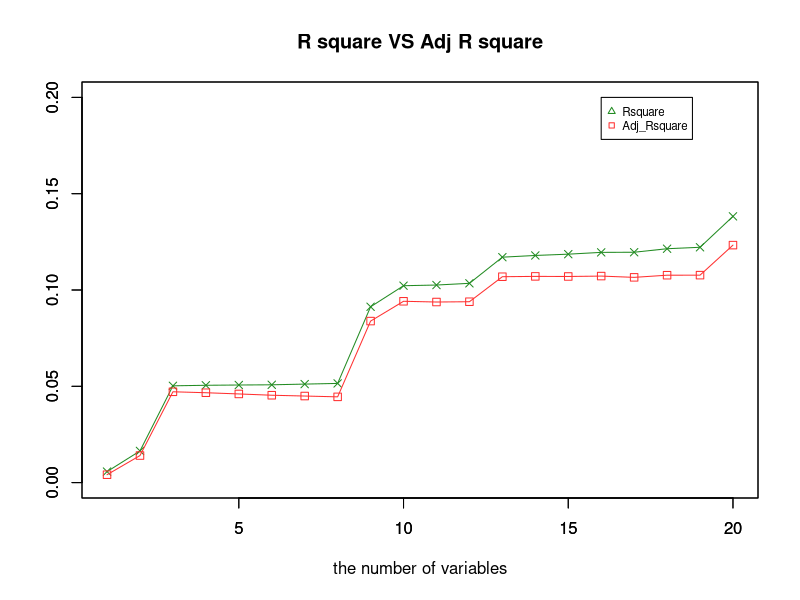

Here is the R script that generated this plot:
rm(list=ls())
getwd()
#setwd("/Users/sungjinpark/Desktop/OneDrive - konkuk.ac.kr/datamining/homework/4")
# data
xy.df = read.csv(file='../../old.sam.for.reg.fit.csv')
nxy.df = read.csv(file='../../old.sam.for.reg.pred.csv')

###
colnames(xy.df)
# example 1 variable vs 2 variables vs 3variables
r.sq.1 = summary(lm(formula = sensitivity~.,data=xy.df[,1:2]))$r.sq
r.sq.2 = summary(lm(formula = sensitivity~.,data=xy.df[,1:3]))$r.sq
r.sq.3 = summary(lm(formula = sensitivity~.,data=xy.df[,1:4]))$r.sq

# 
rs.mat = matrix(NA,3,20)
rownames(rs.mat)=c("numbers","R^2","adjR^2")


for(i in 2:21){
  rs.mat[1,i-1] = i-1
  rs.mat[2,i-1] = summary(lm(formula = sensitivity~.,data=xy.df[,1:i]))$r.sq
  rs.mat[3,i-1] = summary(lm(formula = sensitivity~.,data=xy.df[,1:i]))$adj.r.sq
}
df=as.data.frame(t(rs.mat))




plot(df$numbers,df$`R^2`,ylab="",xlab="the number of variables",ylim=c(0,0.2),pch=4,type="o",col="#228B22")
par(new=T)
plot(df$numbers,df$`adjR^2`,ylab="",xlab="",ylim=c(0,0.2),pch=0,type="o",col="#FF3030")
par(new=T)
legend(x=16,y=0.20, c("Rsquare","Adj_Rsquare"), cex=0.7, pch=c(2,0,4),col=c("#228B22","#FF3030"))
title(main = "R square VS Adj R square")


